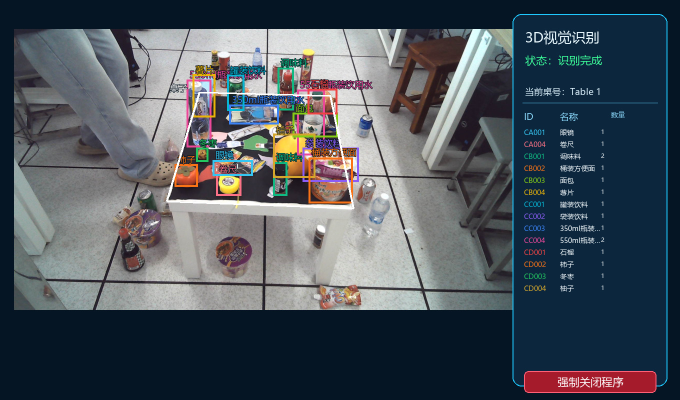
#> input picture assets/showcase/1978_annotation_ui.jpg, 1360 x 800 px (shown at 1/2 size); its folder holds only this picture in this run
$ python -i depth_validation.py   (imports and definitions only)
#> lines starting #> are read from the running program, lines starting #| are printed output that depends on the picture
"""Sequence-matched depth evidence. Only stable YOLO quantities may be vetoed.

Distances are camera-ray residuals from a fitted inverse-depth support plane,
not bottle capacity, object dimensions, or assumed vertical object heights.
"""
import json
import struct
import time
import os
from pathlib import Path
from collections import Counter

import numpy as np

from national_competition.config import NAMES
from national_competition.fusion import iou
from national_competition.runtime.depth_ownership import foreign_water_voids
from national_competition.runtime.depth_overlap import foreign_edge_mask,has_interior_structure

HARD_DEPTH_CLASSES = frozenset((2, 3, 5, 8, 12, 13, 15))
WATER_DEPTH_CLASSES = frozenset((10, 11))
PRINT_DEPTH_CLASSES = frozenset(range(1,16))


def quadrant_count(xx,yy,mask,cx,cy):
    codes=(xx[mask]>=cx).astype(np.uint8)+2*(yy[mask]>=cy).astype(np.uint8)
    return int(np.count_nonzero(np.bincount(codes,minlength=4)))


# [254 lines left out: functions transparent_bottle_support, print_local_reference, visible_print_layout, bottle_print_evidence, not called in this run]


def unknown(reason):
    return {'state': 'UNKNOWN', 'reason': reason, 'reject': False}


# [119 lines left out: functions round_floor_evidence, opaque_core_print_evidence, capture_active, rgb_for_sequence, decode_rgbd_packet, read_rgbd, not called in this run]


def read_depth(sequence):
    depth,reason,_,_=read_depth_packet(sequence)
    return depth,reason


# [227 lines left out: functions read_depth_packet, fit_plane, gaps, local_plane_agrees, rear_structure_evidence, _evaluate_geometry and 1 more, not called in this run]


class DepthValidator:
    def __init__(self,path=None):
        self.path=path or Path.home()/'national_competition/depth/depth_rules.json'
        self.rules=json.loads(self.path.read_text(encoding='utf-8'))
        self.stats=Counter()
        self.last_plane=None
        self.last_plane_time=0.
        self.recorder=None
        self.pending_support=[]

    # [212 lines left out: functions support_plane, capture, annotate, annotate_arrays, revalidate_square_frames, consistent_reject, not called in this run]


def confirmed_local_flat(rows, mode='square'):
    return consistent_reject(rows, mode=mode, class_id=5)


# [65 lines left out: functions water_confirmed, merge_burst_evidence, not called in this run]

>>> import cv2
>>> picture = cv2.imread('../../../../assets/showcase/1978_annotation_ui.jpg', cv2.IMREAD_GRAYSCALE)
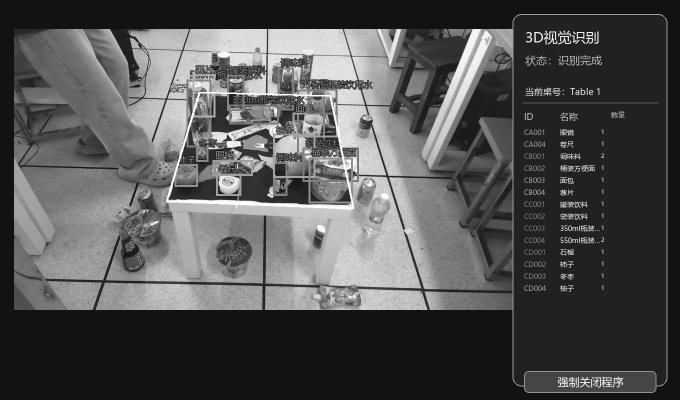
#> picture: shape (800, 1360) (shown at 1/2 size); min 3, max 255, mean 82.3
#> (the run stopped early here; a loop or call above may not have finished)

$ run again, on assets/showcase/2295_annotation_ui.jpg
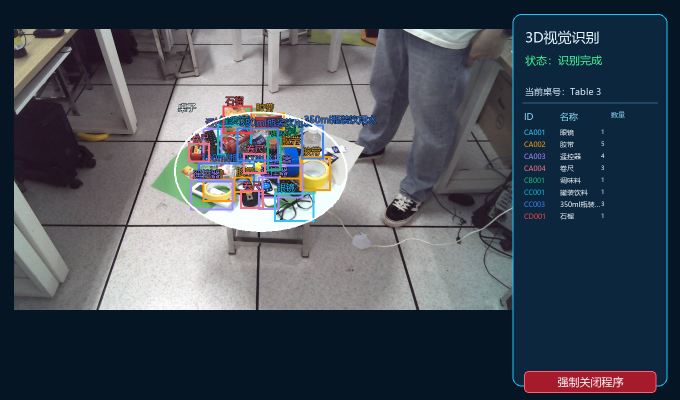
#> input picture assets/showcase/2295_annotation_ui.jpg, 1360 x 800 px (shown at 1/2 size)
#> `picture = cv2.imread('../../../../assets/showcase/1978_annotation_ui.j..`:
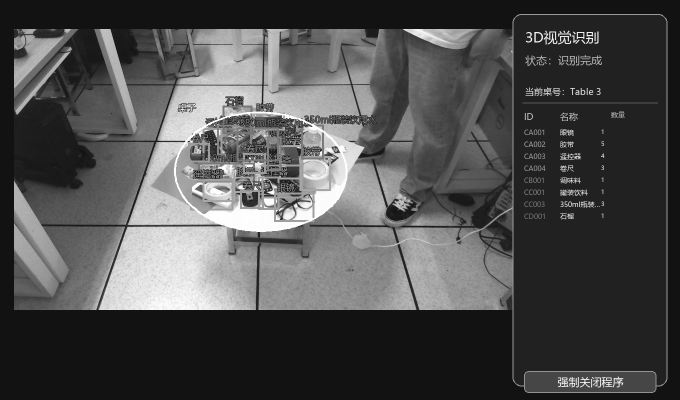
#> picture: shape (800, 1360) (shown at 1/2 size); min 3, max 255, mean 78

$ run again, on assets/showcase/A54_annotation_ui.jpg
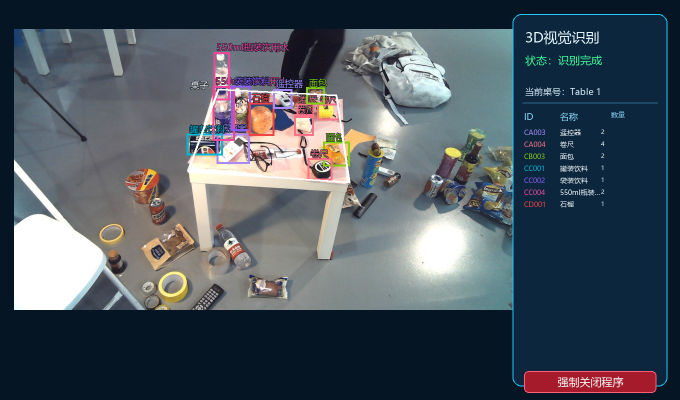
#> input picture assets/showcase/A54_annotation_ui.jpg, 1360 x 800 px (shown at 1/2 size)
#> `picture = cv2.imread('../../../../assets/showcase/1978_annotation_ui.j..`:
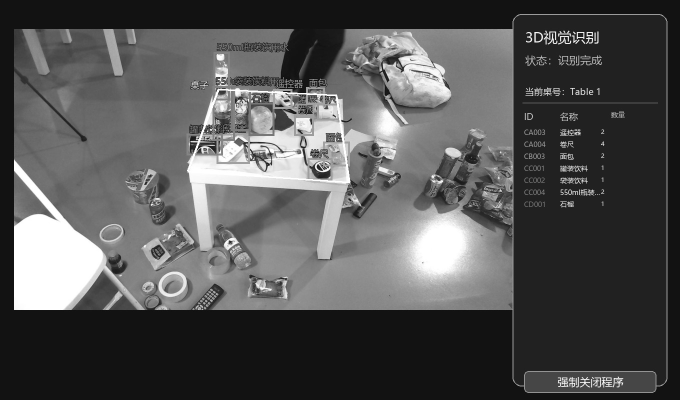
#> picture: shape (800, 1360) (shown at 1/2 size); min 2, max 255, mean 83.7
